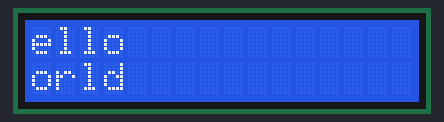
The sketch below on a simulated Arduino Uno, built with avr-gcc and run on an emulated ATmega328P. On the bench: 16×2 character LCD.

Above: at 0.1 s.
At 1.6 s:
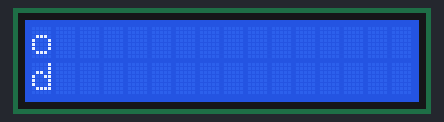
At 12.1 s:
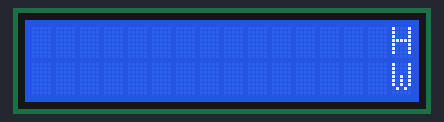
At 15.7 s:
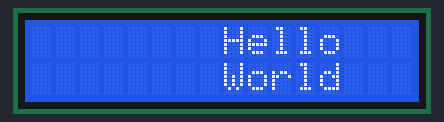
At 19.7 s:
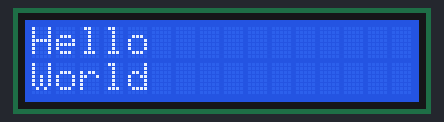
At 39.2 s:
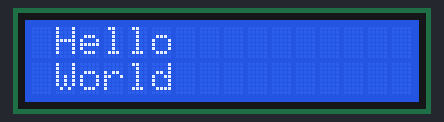

The sketch:

fantabulous_migelo1.ino
```cpp
// C++ code
//
#include <LiquidCrystal_I2C.h>

LiquidCrystal_I2C lcd(0x27, 16, 2);

void setup() {
  lcd.init();
  lcd.backlight();

  lcd.setCursor(0, 0);
  lcd.print("Hello");
  lcd.setCursor(0, 1);
  lcd.print("World");
}

void loop() {
  lcd.scrollDisplayLeft();
  delay(500);
}
```

Measured:
- what the display in image 1 shows lasts 0.5 s, from 1.6 s to 2.1 s
